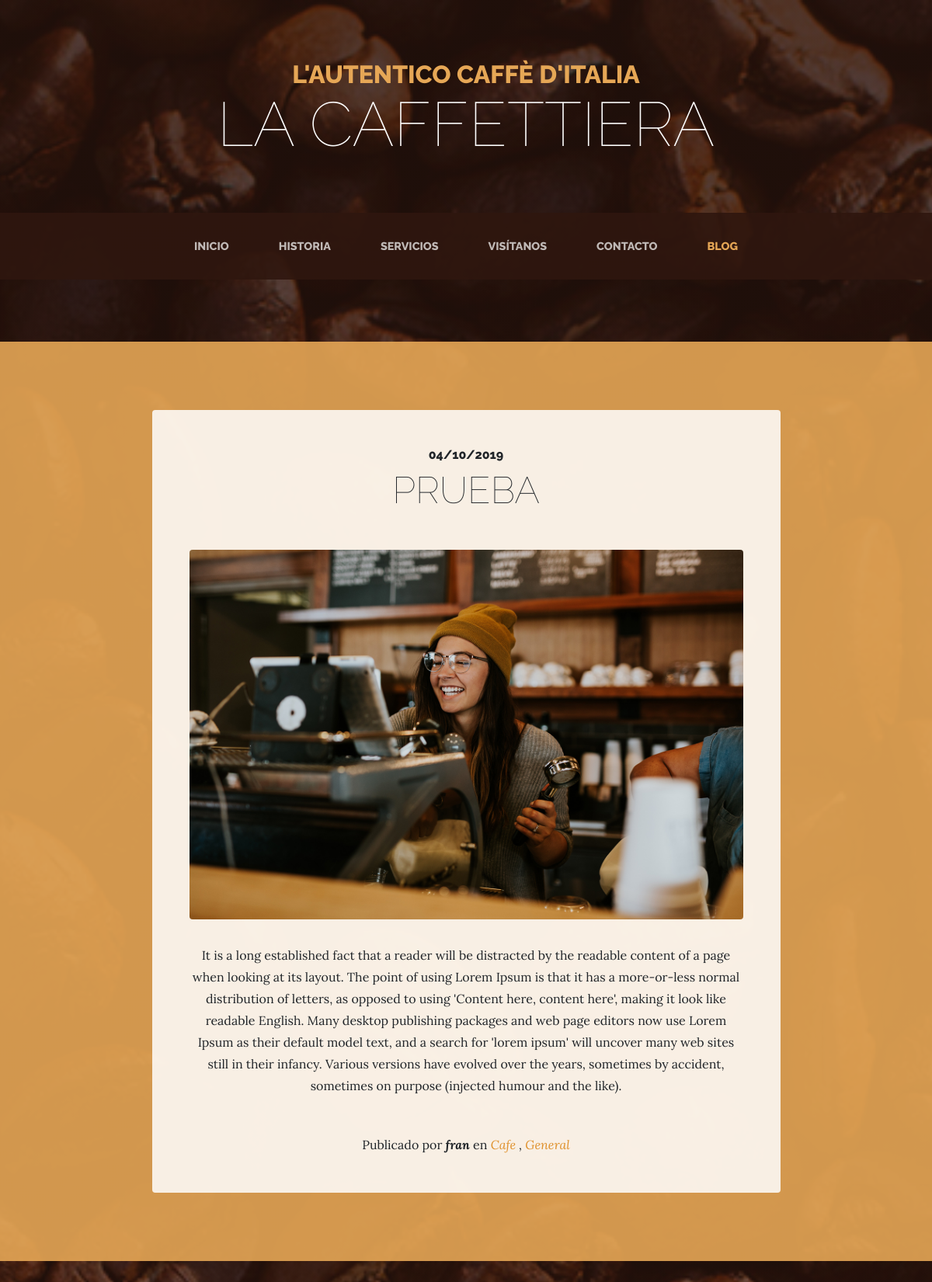
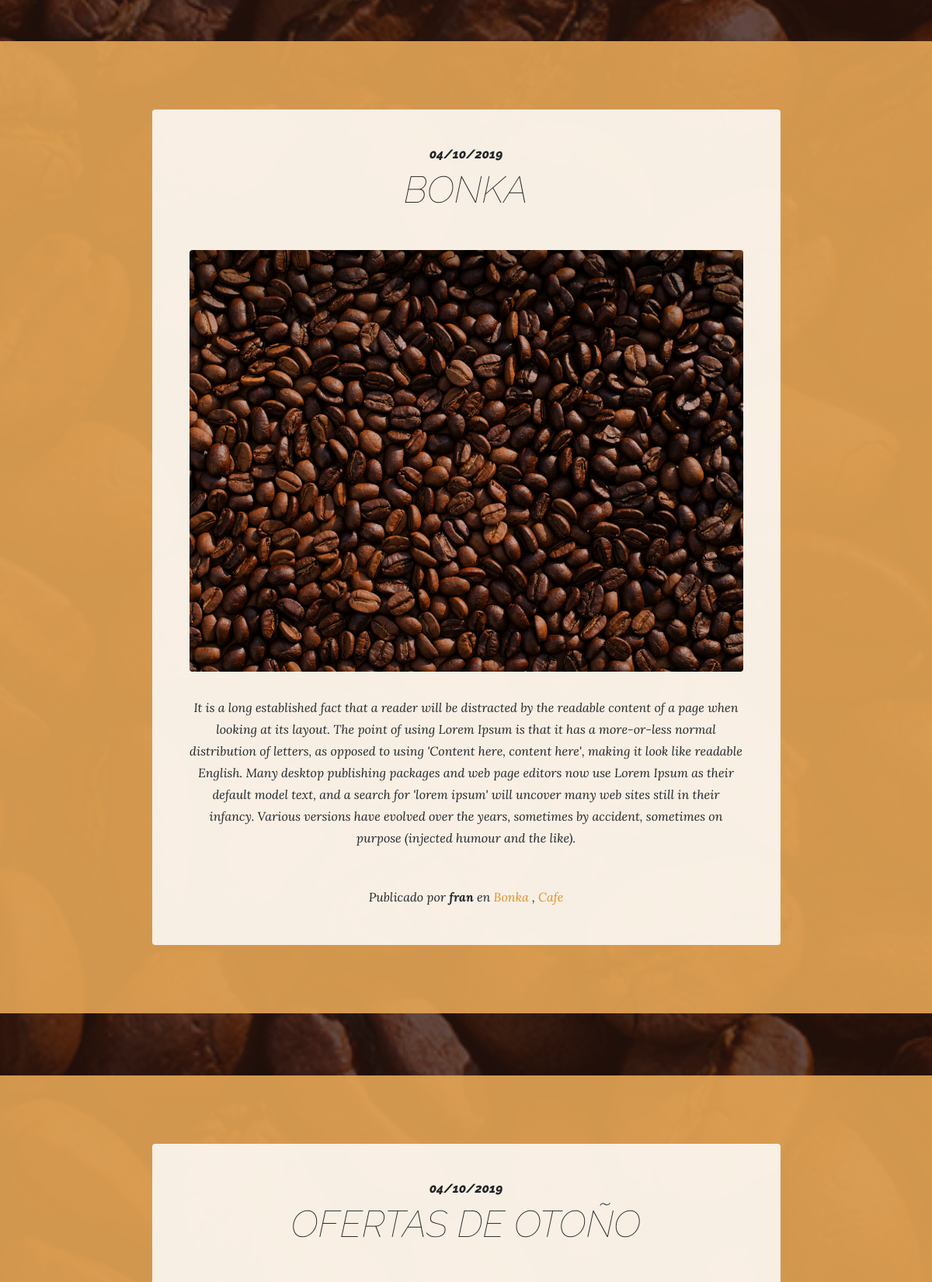
Screenshot of /blog/ (upper part) with the database file from the repository (2 pictures, top to bottom).
### blog/models.py (models this page shows, shortened)
class Post(models.Model):
    title = models.CharField(max_length=100, verbose_name="Titulo")
    content = models.TextField(verbose_name="Contenido")
    published = models.DateTimeField(verbose_name="Fecha de publicación", default=now)
    image = models.ImageField(verbose_name="Imagen", upload_to="blog", null=True, blank=True)
    author = models.ForeignKey(User, verbose_name="Autor", on_delete=models.CASCADE)
    categories = models.ManyToManyField(Category, verbose_name="Categorias", related_name="get_posts")
    created = models.DateTimeField(auto_now_add=True,  verbose_name = "Fecha de creación")
    updated = models.DateTimeField(auto_now=True,  verbose_name = "Fecha de actualización")
    class Meta:
        verbose_name = "entrada"
        verbose_name_plural= "entradas"
        ordering = ["-created"]

class Category(models.Model):
    name = models.CharField(max_length=100, verbose_name="Nombre")
    created = models.DateTimeField(auto_now_add=True,  verbose_name = "Fecha de creación")
    updated = models.DateTimeField(auto_now=True,  verbose_name = "Fecha de actualización")
    class Meta:
        verbose_name = "categoria"
        verbose_name_plural= "categorias"
        ordering = ["-created"]

### blog/views.py (the view)
# urls.py: path('',blog_views.blog, name="blog"),
def blog(request):
    posts = Post.objects.all()
    return render(request,"blog/blog.html", {'posts':posts})

### pages/templatetags/pages_extras.py (called while the page is built)
@register.simple_tag
def get_page_list():
    pages = Page.objects.all()
    return pages

### social/processors.py (called while the page is built)
def contex_dict(request):
    contex = {}
    links = Link.objects.all()
    for link in links:
        contex[link.key] = link.url
    return contex

### blog/templates/blog/blog.html (shortened to what this page needs)
{% extends 'core/base.html' %}
{% load static %}
{% block content %}
  {% for post in posts  %}
  <section class="page-section cta">
    <div class="container">
      <div class="row">
        <div class="col-xl-9 mx-auto">
          <div class="cta-innerv text-center rounded">
            <h2 class="section-heading mb-5">
              <span class="section-heading-upper">{{post.published|date:"SHORT_DATE_FORMAT"}}</span>
              <span class="section-heading-lower">{{post.title}}</span>
            </h2>
            <p class="mb-0">
              <img class="mx-auto d-flex rounded img-fluid mb-3 mb-lg-0" src="{{post.image.url}}" alt="">
            </p>
            <p class="mb-0 mbt">
             {{post.content|linebreaks}}
            </p>
            <p class="mb-0 mbt">
             <span class="section-heading-under">Publicado por <em><b>{{post.author}}</b></em> en <em>
                <em>
                  {% for category in post.categories.all  %}
                  <a href="{% url 'category' category.id%}" class="link">{{category.name}}</a> {% if not forloop.last  %},{% endif %}
                  {% endfor %}
                </em>
              </span>
            </p>
          </div>
        </div>
      </div>
    </div>
  </section>
  {% endfor %}
{% endblock %}

### core/static/core/css/business-casual.css (style rules this page uses)
body { font-family: 'Lora'; background: linear-gradient(rgba(47, 23, 15, 0.65), rgba(47, 23, 15, 0.65)), url("../img/bg.jpg"); background-attachment: fixed; background-position: center; background-size: cover; }
h1, h2, h3, h4, h5, h6 { font-family: 'Raleway'; }
p { line-height: 1.75; }
.page-section { margin-top: 5rem; margin-bottom: 5rem; }
.section-heading { text-transform: uppercase; }
.section-heading .section-heading-upper { display: block; font-size: 1rem; font-weight: 800; padding-bottom:.5rem; }
.section-heading .section-heading-lower { display: block; font-size: 3rem; font-weight: 100; }
.cta { padding-top: 5rem; padding-bottom: 5rem; background-color: rgba(230, 167, 86, 0.9); }
.cta .cta-innerv { position: relative; padding: 3rem; margin: 0.5rem; background-color: rgba(255, 255, 255, 0.85); }
.mbt { padding-top: 2rem; }
a.link { color: #df902a; }

### rows the page displays
Post: published "04/10/2019", title "PRUEBA", image (picture), content "It is a long established fact that a reader will be distracted by the readable content of a page when looking at its layout. The point of using Lorem Ipsum is that it has a more-or-less normal distribution of letters, as opposed to using 'Content here, content here', making it look like readable English. Many desktop publishing packages and web page editors now use Lorem Ipsum as their default model text, and a search for 'lorem ipsum' will uncover many web sites still in their infancy. Various versions have evolved over the years, sometimes by accident, sometimes on purpose (injected humour and the like).", author "fran"
Category: name "Cafe"
Category: name "General"
Post: published "04/10/2019", title "BONKA", image (picture), content "It is a long established fact that a reader will be distracted by the readable content of a page when looking at its layout. The point of using Lorem Ipsum is that it has a more-or-less normal distribution of letters, as opposed to using 'Content here, content here', making it look like readable English. Many desktop publishing packages and web page editors now use Lorem Ipsum as their default model text, and a search for 'lorem ipsum' will uncover many web sites still in their infancy. Various versions have evolved over the years, sometimes by accident, sometimes on purpose (injected humour and the like).", author "fran"
Category: name "Bonka"
Post: published "04/10/2019", title "OFERTAS DE OTOÑO"
